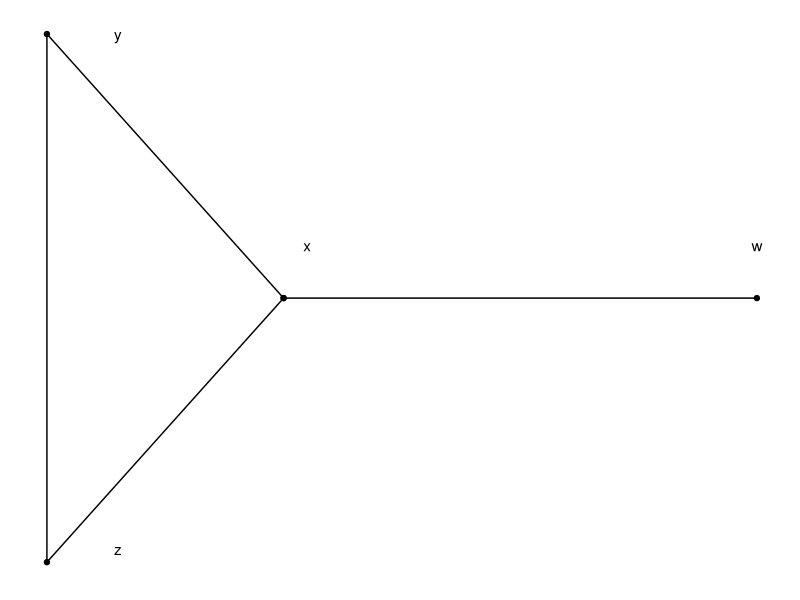

Write the R code that produced this figure.
## ---- chunk 1
library(tidyverse)
df_eg11 <- data.frame(x = c(1, 0, 0, 1, 3), y = c(0, 1, -1, 0, 0))
ggplot(df_eg11, aes(x, y)) + geom_point() + geom_path() + theme_bw() + theme(panel.border = element_blank(),line = element_blank(),
        text = element_blank(),
        title = element_blank()) +
  annotate("text", x=0.3, y = 1, label = "y") + annotate("text", x=0.3, y = -0.95, label = "z") +
  annotate("text", x=1.1, y = 0.2, label = "x") + annotate("text", x=3, y = 0.2, label = "w")
